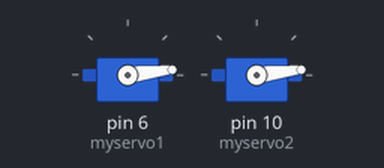
A sketch run on a simulated Arduino Uno, built with avr-gcc and run on an emulated ATmega328P. Shown: 2 × servo.

Above: at 0.05 s.
At 0.45 s:
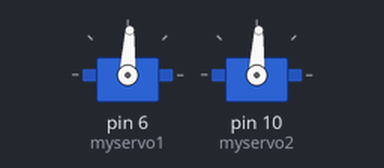
At 0.9 s:
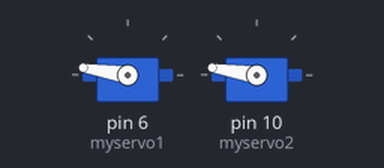
At 1.75 s:
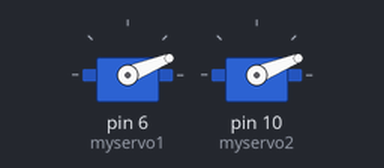
Timing chart, 0 to 4.3 s (numbered marks = the images above):
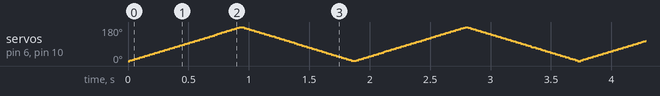

The sketch:

trainingADV1_servo.ino
```cpp
#include <Servo.h> //ściągnij bibliotekę obsługującą serwo

int pos = 0;

Servo myservo1, myservo2; // Stwórz obiekt serwo, który będziesz kontrolował.

void setup() {
  myservo1.attach(6); //Przyporządkuj obiekt servo1 do pinu 9
  myservo2.attach(10);
}

void loop() {
  //Poniższy kod przesuwa 180-stopniowe serwo z poziomu 0 na 180.
  //Jeśli się zacina po osiągnięciu końca to zmień parametry o ok. 10 stopni z z do 10 i z 180 na 170.
  for (pos = 0; pos <= 180; pos +=1) { //przejedź z 0 do 180 stopni.
      myservo1.write(pos);           //serwo 1 otrzymuje rozkaz przejścia na pozycję "pos"
      myservo2.write(pos);           //analogicznie tylko serwo 2.
      delay(5);                      //poczekaj 5ms aż serwo osiągnie swoją pozycję.
  }
  for (pos = 180; pos >=0; pos -=1) { //przejedź z 180 do 0 stopni.
      myservo1.write(pos);           //serwo 1 otrzymuje rozkaz przejścia na pozycję "pos"
      myservo2.write(pos);           //analogicznie tylko serwo 2.
      delay(5);                      //poczekaj 5ms aż serwo osiągnie swoją pozycję.
  }
// Tutaj masz możliwość przetestowania jak twoje serwo znajduje się na określonej pozycji.
//myservo1.write(85); //Serwo1 idzie na pozycję 85
//delay(500);
//myservo1.write(20); //Serwo1 idzie na pozycję 20
//delay(500);
//myservo1.write(170); //Serwo1 idzie na pozycję 170
//delay(500);

}
```
